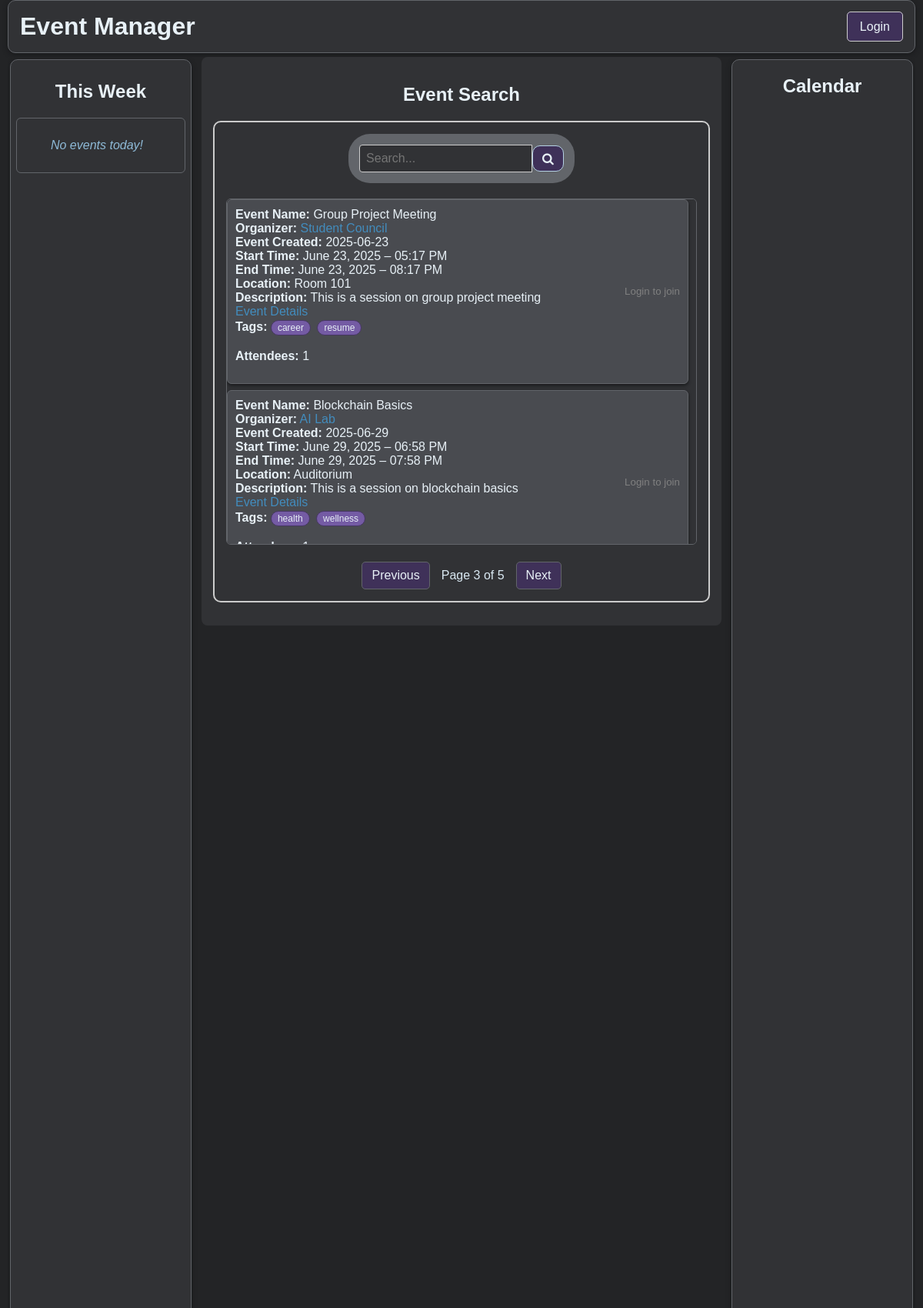
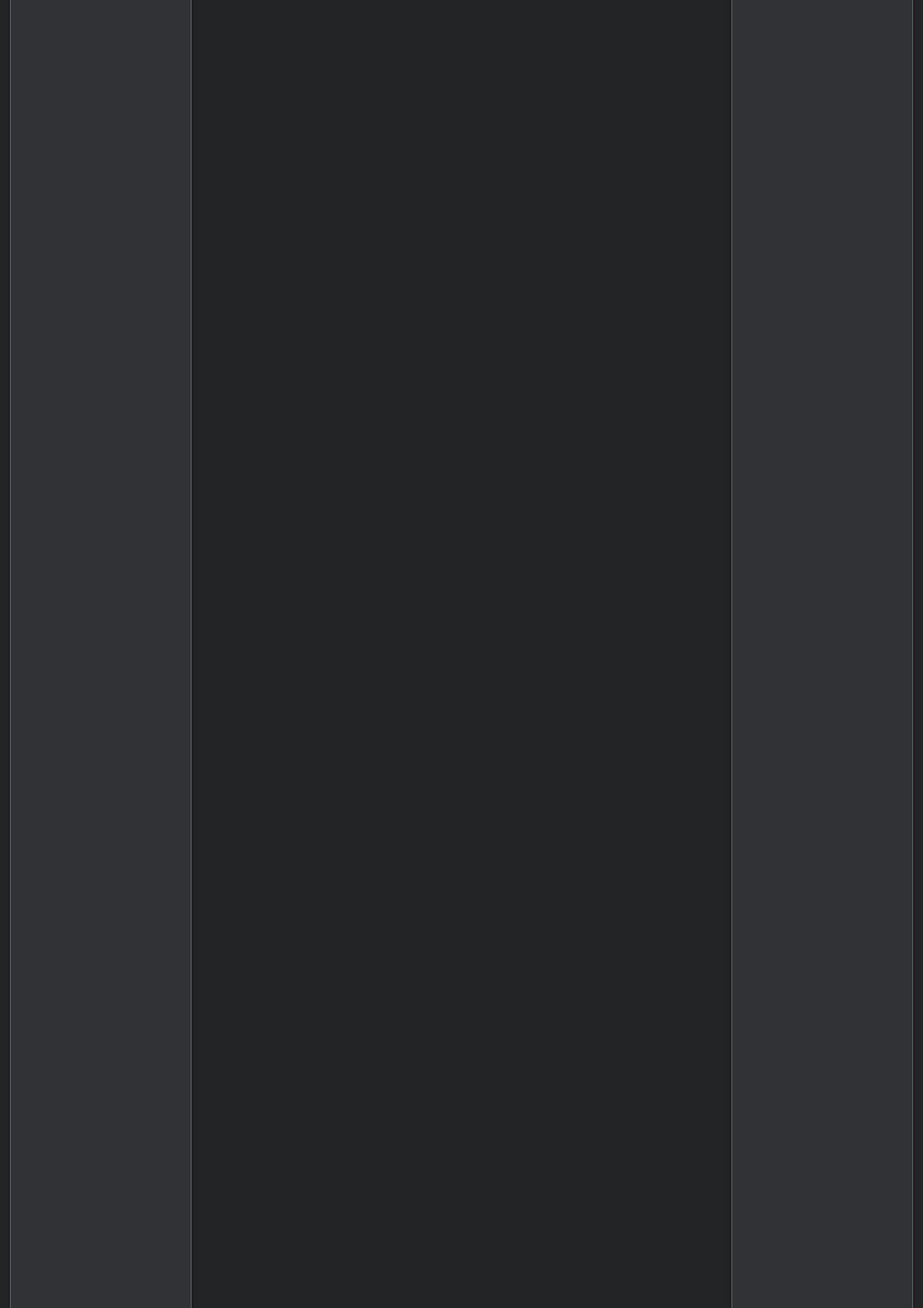
/?page=3 (upper part), run on the app's committed database (2 pictures, top to bottom).
### src/event_model.py (models this page shows, shortened)
class Events(Base):
    __tablename__ = "events"
    uid: Mapped[int] = mapped_column(Integer, primary_key=True, index=True)
    owner_uid: Mapped[int] = mapped_column(Integer, index=True)
    title: Mapped[str] = mapped_column(String, nullable=False)
    date: Mapped[DateTime] = mapped_column(DateTime, nullable=True)
    start_time: Mapped[DateTime] = mapped_column(DateTime, nullable=False)
    end_time: Mapped[DateTime] = mapped_column(DateTime, nullable=True)
    location: Mapped[str] = mapped_column(String, nullable=True)
    event_type: Mapped[str] = mapped_column(String, nullable=True)
    organizer: Mapped[str] = mapped_column(String, nullable=True, default="Unknown")
    tags: Mapped[str] = mapped_column(String, nullable=True, default="")
    image_urls: Mapped[str] = mapped_column(String, nullable=True, default="")
    description: Mapped[str] = mapped_column(String, nullable=True)
    archived: Mapped[bool] = mapped_column(default=False)
    attendees: Mapped[list["User"]] = relationship(
        "User",
        secondary=event_signups,
        back_populates="events"
    )

### main.py (the view, shortened to what this page needs)
@app.get("/", response_class=HTMLResponse)
def main(
    request: Request,
    db_event: Session = Depends(get_event_session),
    current_user: Optional[UserBase] = Depends(get_current_user),
    page: int = 1,
    per_page: int = 20
):
    from datetime import timedelta
    today = date.today()
    start_of_week = today - timedelta(days=today.weekday())
    end_of_week = start_of_week + timedelta(days=6)
    events_this_week = []
    joined_event_ids = set()
    query = db_event.query(EventBase).filter(EventBase.archived == False)
    all_events = query.offset((page - 1) * per_page).limit(per_page).all()
    attendee_counts = {event.uid: len(event.attendees) for event in all_events}
    event_titles = {event.uid: (event.title) for event in all_events}
    total_events = query.count()
    total_pages = (total_events + per_page - 1) // per_page
    return templates.TemplateResponse('home.html', {
        'request': request,
        'username': current_user.username if current_user else None,
        'events_today': events_this_week,
        'all_events': all_events,
        'page': page,
        'total_pages': total_pages,
        'joined_event_ids': joined_event_ids,
        'attendee_counts': attendee_counts,
        'event_title': event_titles
    })

### db/session.py (called while the page is built)
def get_user_session():
    db = SessionLocal_usr()
    try:
        yield db
    finally:
        db.close()

def get_event_session():
    db = SessionLocal_usr()
    try:
        yield db
    finally:
        db.close()

### main.py (called while the page is built, shortened)
def get_current_user(request: Request, db: Session = Depends(get_user_session)):
    token = request.cookies.get("access_token")
    if not token:
        return None

### templates/home.html (shortened to what this page needs)
<!DOCTYPE html>
<html data-theme="dark">
<head>
  <link rel="stylesheet" href="/static/styles.css">
  <link rel="stylesheet" href="https://cdnjs.cloudflare.com/ajax/libs/font-awesome/4.7.0/css/font-awesome.min.css">
  <link href="https://cdn.jsdelivr.net/npm/fullcalendar@6.1.8/index.global.min.css" rel="stylesheet" />
</head>
<body>
  <div class="page-container">
    <div class="header">
      <div class="header-left">
        <h1>Event Manager</h1>
      </div>
      <div class="header-right">
        {% if username %}
          <a href="/profile/home" class="login-btn">Profile</a>
        {% else %}
          <a href="/login" class="login-btn">Login</a>
        {% endif %}
      </div>
    </div>
    <div class="content">
      <div class="left">
        <h2 style="text-align:center;">This Week</h2>
        <div class="menu scrollable-event-list">
          {% if not events_today %}
            <p style="padding: 10px; font-style: italic; color: var(--text-300);">No events today!</p>
          {% endif %}
        </div>
      </div>
      <div class="main">
        <div class="search-section">
          <h2 style="text-align:center;">Event Search</h2>
          <div class="search-box">
            <div class="search-centered">
              <div class="search">
                <form action="/search">
                  <input type="search" placeholder="Search..." name="search">
                  <button type="submit"><i class="fa fa-search"></i></button>
                </form>
              </div>
            </div>
            <div class="search-centered">
              <div class="scrollable-event-list-home">
                {% if all_events %}
                  {% for event in all_events %}
                    <div class="event-card">
                      <div class="event-inner">
                        <div class="event-details">
                          <span><b>Event Name:</b> {{ event_title[event.uid] }}</span><br>
                          <b>Organizer:</b>
                          <a href="#" class="organizer-link" data-organizer-id="{{ event.owner_uid }}">{{ event.organizer }}</a><br>
                          <span><b>Event Created:</b> {{ event.date.strftime('%Y-%m-%d') }}</span><br>
                          <span><b>Start Time:</b> {{ event.start_time.strftime('%B %d, %Y – %I:%M %p') }}</span><br>
                          <span><b>End Time:</b> {{ event.end_time.strftime('%B %d, %Y – %I:%M %p') }}</span><br>
                          <span><b>Location:</b> {{ event.location }}</span><br>
                          <span><b>Description:</b> {{ event.description }}</span><br>
                          <a href="#" class="event-details-link" data-event-id="{{ event.uid }}">Event Details</a>
                          <div><b>Tags:</b>
                            {% if event.tags %}
                              {% for tag in event.tags.split(',') %}
                                <span class="tag">{{ tag.strip() }}</span>
                              {% endfor %}
                            {% else %}
                              <em>No tags</em>
                            {% endif %}
                          </div>
                          <p><b>Attendees:</b> {{ attendee_counts[event.uid] }}</p>
                        </div>
                        <div class="scroll-join-button">
                          {% if username %}
                          {% set is_joined = event.uid in joined_event_ids %}
                          <button
                            class="join-btn"
                            onclick="toggleJoin({{ event.uid }}, this)"
                            data-joined="{{ 'true' if is_joined else 'false' }}"
                          >
                            {{ 'Joined!' if is_joined else 'Join' }}
                          </button>
                          {% else %}
                            <small style="color: gray;">Login to join</small>
                          {% endif %}
                        </div>
                      </div>
                    </div>
                  {% endfor %}
                {% else %}
                  <p style="color: var(--text-300); font-style: italic;">No events available.</p>
                {% endif %}
              </div>
            </div>
            <div class="pagination">
              {% if page > 1 %}
                <a href="/?page={{ page - 1 }}">Previous</a>
              {% endif %}
              <span>Page {{ page }} of {{ total_pages }}</span>
              {% if page < total_pages %}
                <a href="/?page={{ page + 1 }}">Next</a>
              {% endif %}
            </div>
          </div>
        </div>
      </div>
      <div class="right">
        <h2 style="margin-bottom: 10px;">Calendar</h2>
      </div>
    </div>
  </div>
</body>
</html>

### data on the page
Events: title "Group Project Meeting", organizer "Student Council", date "2025-06-23", start_time "June 23, 2025 – 05:17 PM", end_time "June 23, 2025 – 08:17 PM", location "Room 101", description "This is a session on group project meeting", strip "career" "resume", attendee_counts "1"
Events: title "Blockchain Basics", organizer "AI Lab", date "2025-06-29", start_time "June 29, 2025 – 06:58 PM", end_time "June 29, 2025 – 07:58 PM", location "Auditorium", description "This is a session on blockchain basics", strip "health" "wellness"

### other printed values
{{ page }} "3"
{{ total_pages }} "5"
